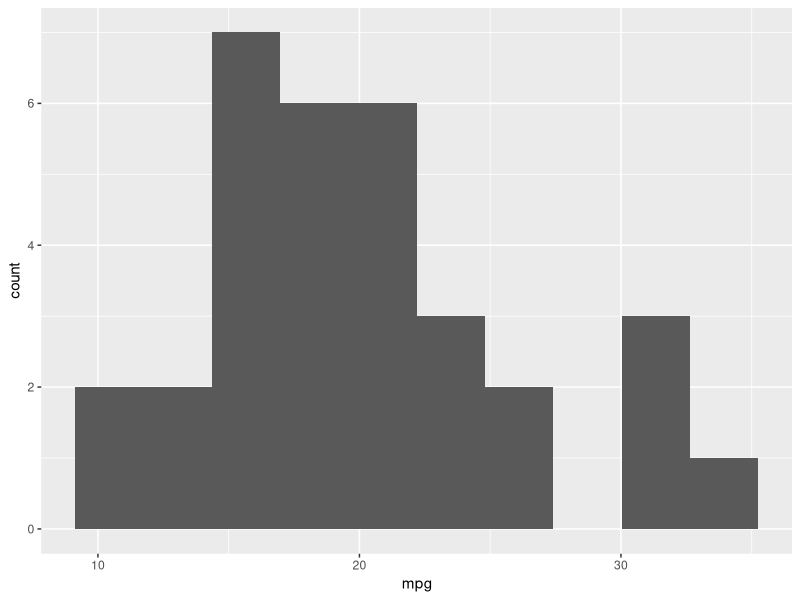
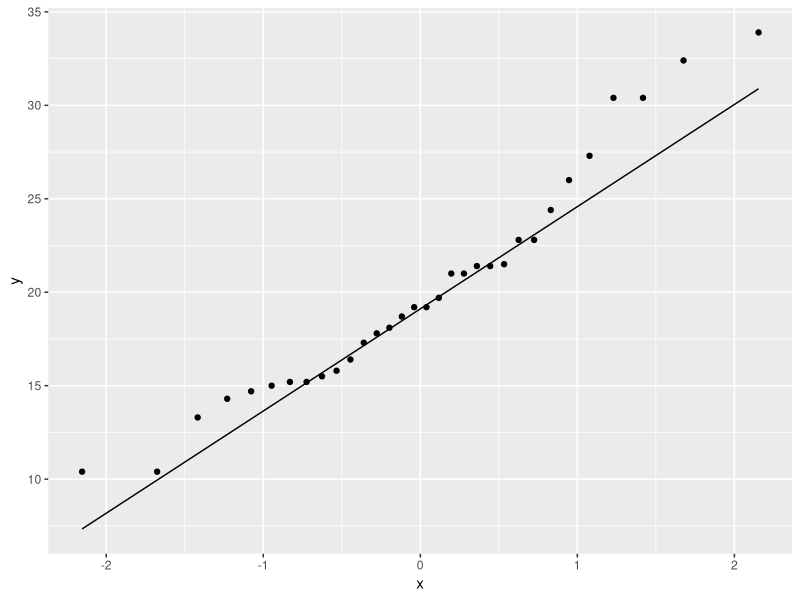
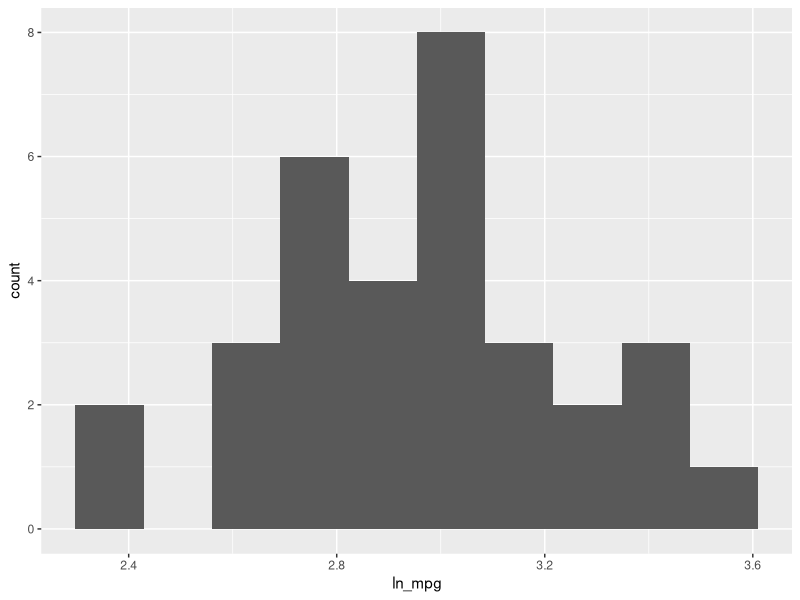
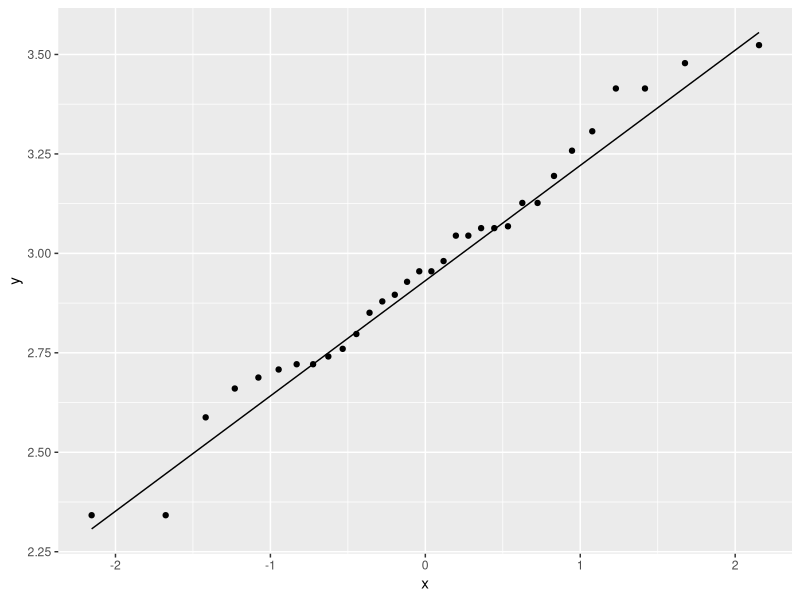

The R script that drew these images, in order:
library(tidyverse)

# One Sample

(df <- mtcars[, c(1, 8, 9, 2, 10, 3, 4, 6)])

wilcox.test(df$mpg,
            mu = 15,
            conf.level = 0.95,
            conf.int = T,
            alternative=c("two.sided"))

# Two Samples

wilcox.test(df$mpg ~ df$vs,
            mu = 0,
            conf.level = 0.95,
            conf.int = T,
            alternative = c("two.sided"))

(mpg1 <- df$mpg[df$vs == 0])
(mpg2 <- df$mpg[df$vs == 1])

wilcox.test(mpg1, mpg2,
            mu = 0,
            conf.level = 0.95,
            conf.int = T,
            alternative = c("two.sided"))

ks.test(mpg1, mpg2)

# Normality

ggplot(df, aes(x = mpg)) +
  geom_histogram(bins = 10)

shapiro.test(df$mpg)

ggplot(df, aes(sample = mpg)) +
  geom_qq() +
  geom_qq_line()

df$ln_mpg <- log(df$mpg)

ggplot(df, aes(x = ln_mpg)) +
  geom_histogram(bins = 10)

shapiro.test(df$ln_mpg)

ggplot(df, aes(sample = ln_mpg)) +
  geom_qq() +
  geom_qq_line()

rm(list=ls())
